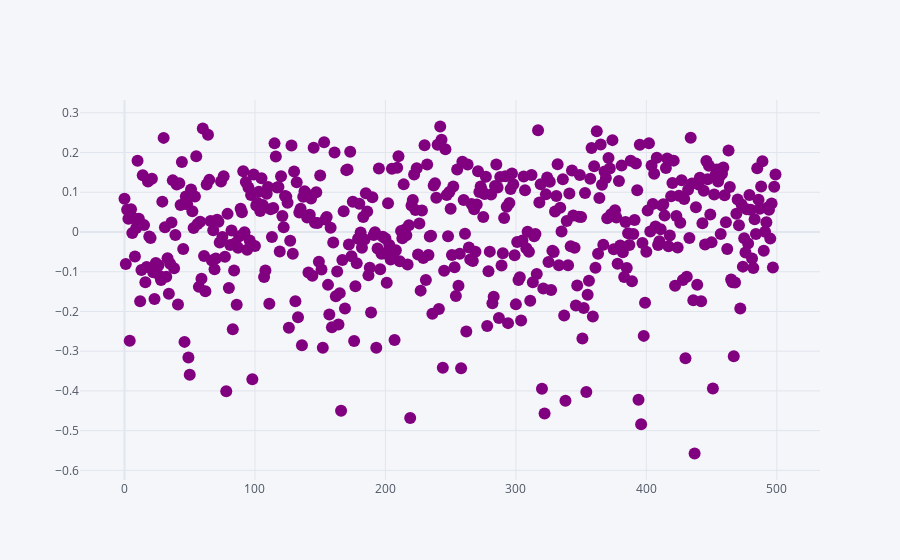

Here is the notebook cell this chart was saved with:
### Code cell
"""Gráfica MDS"""
Xm.iplot(kind='scatter',x=0,y=1,mode='markers',color='purple')

### Figure 1 — Plotly figure (JSON) as saved in the notebook; plotly's stock layout.template omitted (floating-point values rounded to 4 significant figures; data arrays with more than 128 entries replaced by an {"elided": "..."} marker saying what was removed)
{"data": [{"line": {"color": "rgba(128, 0, 128, 1.0)", "dash": "solid", "shape": "linear", "width": 1.3}, "marker": {"size": 12, "symbol": "circle"}, "mode": "markers", "name": "1", "text": "", "type": "scatter", "x": {"elided": "500 int values"}, "y": {"elided": "500 float values"}}], "layout": {"legend": {"bgcolor": "#F5F6F9", "font": {"color": "#4D5663"}}, "paper_bgcolor": "#F5F6F9", "plot_bgcolor": "#F5F6F9", "title": {"font": {"color": "#4D5663"}}, "xaxis": {"gridcolor": "#E1E5ED", "showgrid": true, "tickfont": {"color": "#4D5663"}, "title": {"font": {"color": "#4D5663"}, "text": ""}, "zerolinecolor": "#E1E5ED"}, "yaxis": {"gridcolor": "#E1E5ED", "showgrid": true, "tickfont": {"color": "#4D5663"}, "title": {"font": {"color": "#4D5663"}, "text": ""}, "zerolinecolor": "#E1E5ED"}}}
